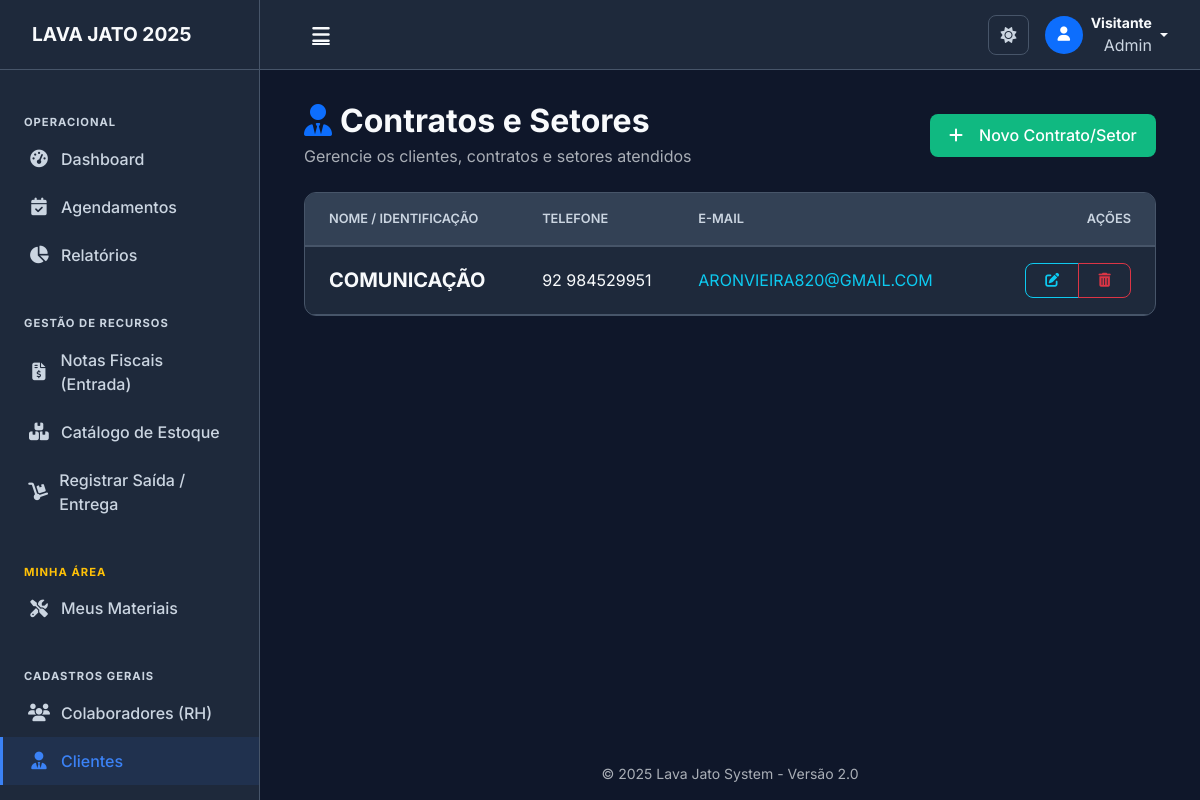
/clientes/, run on the app's committed database.
### clientes/models.py (models this page shows, shortened)
class Cliente(models.Model):
    nome = models.CharField('Nome', max_length=200)
    telefone = models.CharField('Telefone', max_length=20, blank=True)
    email = models.EmailField('E-mail', blank=True)
    observacoes = models.TextField('Observações', blank=True)
    ativo = models.BooleanField('Ativo', default=True)
    class Meta:
        verbose_name = 'Cliente'
        verbose_name_plural = 'Clientes'
        ordering = ['nome']

### clientes/views.py (the view)
# urls.py: path("clientes/", views.cliente_list, name="cliente_list"),
def cliente_list(request):
    clientes = Cliente.objects.all()
    return render(request, 'clientes/cliente_list.html', {'clientes': clientes})

### templates/clientes/cliente_list.html (shortened to what this page needs)
{% extends 'base/base.html' %}
{% load static %}
{% block extra_css %}
    <link rel="stylesheet" href="{% static 'css/base.css' %}">
    <link rel="stylesheet" href="{% static 'css/components.css' %}">
{% endblock %}
{% block content %}
<div class="container-fluid fade-in">
    <div class="d-flex justify-content-between align-items-center mb-4">
        <div>
            <h2 class="mb-1 fw-bold" style="color: var(--text-light);">
                <i class="fas fa-user-tie me-2 text-primary"></i>Contratos e Setores
            </h2>
            <p class="text-muted mb-0">Gerencie os clientes, contratos e setores atendidos</p>
        </div>
        <a href="{% url 'cliente_create' %}" class="btn btn-success-custom">
            <i class="fas fa-plus me-2"></i>Novo Contrato/Setor
        </a>
    </div>
    <div class="card-custom">
        <div class="card-body p-0">
            <div class="table-responsive">
                <table class="table table-hover align-middle mb-0">
                    <thead style="background-color: var(--card-header-bg); border-bottom: 1px solid var(--border-color);">
                        <tr>
                            <th class="ps-4">Nome / Identificação</th>
                            <th>Telefone</th>
                            <th>E-mail</th>
                            <th class="text-end pe-4">Ações</th>
                        </tr>
                    </thead>
                    <tbody>
                        {% for cliente in clientes %}
                        <tr>
                            <td class="ps-4">
                                <div class="fw-bold fs-5">{{ cliente.nome }}</div>
                            </td>
                            <td>{{ cliente.telefone|default:"-" }}</td>
                            <td>
                                {% if cliente.email %}
                                    <a href="mailto:{{ cliente.email }}" class="text-decoration-none text-info">
                                        {{ cliente.email }}
                                    </a>
                                {% else %}
                                    <span class="text-muted">-</span>
                                {% endif %}
                            </td>
                            <td class="text-end pe-4">
                                <div class="btn-group">
                                    <a href="{% url 'cliente_update' cliente.pk %}" class="btn btn-sm btn-outline-info" title="Editar">
                                        <i class="fas fa-edit"></i>
                                    </a>
                                    <a href="{% url 'cliente_delete' cliente.pk %}" class="btn btn-sm btn-outline-danger" title="Excluir">
                                        <i class="fas fa-trash-alt"></i>
                                    </a>
                                </div>
                            </td>
                        </tr>
                        {% endfor %}
                    </tbody>
                </table>
            </div>
        </div>
    </div>
</div>
{% endblock %}

### static/css/base.css (style rules this page uses)
:root { --color-scheme: dark; --primary-color: #3b82f6; --primary-dark: #2563eb; --success-color: #10b981; --background-color: #0f172a; --card-bg: #1e293b; --card-header-bg: #334155; --hover-bg: #334155; --input-bg: #0f172a; --input-focus-bg: #1e293b; --border-color: #475569; --text-light: #f8fafc; --text-muted: #cbd5e1; --text-placeholder: #64748b; }
body { background-color: var(--background-color) !important; color: var(--text-light) !important; font-family: 'Inter', sans-serif; transition: background-color 0.3s, color 0.3s; }
a { color: var(--primary-color); text-decoration: none; }
i { color: inherit; }

### static/css/components.css (style rules this page uses)
.card-custom { background-color: var(--card-bg); border: 1px solid var(--border-color); border-radius: 0.75rem; box-shadow: var(--shadow-md); margin-bottom: 1.5rem; transition: transform 0.2s ease, box-shadow 0.2s ease; overflow: hidden; }
.card-body { padding: 1.5rem; color: var(--text-light); }
.btn { font-weight: 500; border-radius: 0.5rem; padding: 0.6rem 1.2rem; transition: all 0.2s; display: inline-flex; align-items: center; justify-content: center; gap: 0.5rem; }
.btn-success-custom { background-color: var(--success-color); color: #fff; border: none; }
.table { color: var(--text-light); margin-bottom: 0; }
.table > :not(caption) > * > * { background-color: transparent; border-bottom-color: var(--border-color); padding: 1rem 0.75rem; color: var(--text-light); }
.table thead th { background-color: var(--card-header-bg); color: var(--text-muted); font-weight: 600; font-size: 0.8rem; text-transform: uppercase; border-bottom: 2px solid var(--border-color); }
.card-custom { background-color: var(--card-bg) !important; border: 1px solid var(--border-color) !important; color: var(--text-light) !important; }

### static/css/pages.css (style rules this page uses)
:root { --sidebar-width: 260px; --sidebar-width-collapsed: 70px; --header-height: 70px; }

### static/css/layout_sistematico.css (style rules this page uses)
:root { --sidebar-width: 260px; --sidebar-width-collapsed: 70px; --header-height: 70px; }

### data on the page
Cliente: nome "COMUNICAÇÃO", telefone "92 984529951", email "ARONVIEIRA820@GMAIL.COM"

### other printed values
{{ user.username|default:"Visitante" }} "Visitante"
